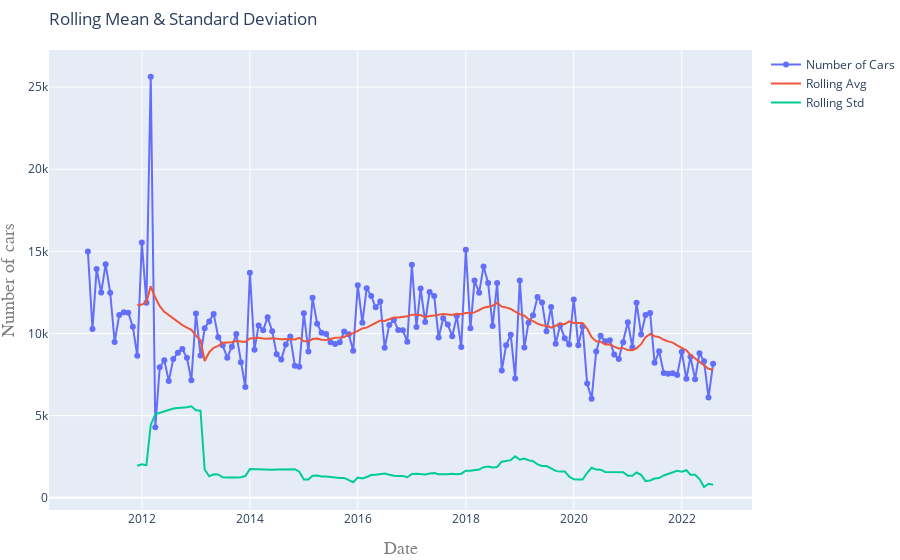

Notebook code for this chart:
### Markdown cell above
### Rolling Statistics

A rolling average is a great way to visualize how the dataset is trending. As the dataset provides counts by month, a window size of 12 will give us the annual rolling average.

We will also include the rolling standard deviation to see how much the data varies from the rolling average.

### Code cell
import matplotlib.pylab as plt

# Determine rolling statistics
# Wwindow size 12 denotes 12 months, giving rolling mean at yearly level
df["rolling_avg"] = df[dep_var].rolling(window=12).mean() 
df["rolling_std"] = df[dep_var].rolling(window=12).std()

title = 'Rolling Mean & Standard Deviation'
fig= go.Figure()
fig.add_trace(go.Scatter(dict(x=df.index, y=df[dep_var], mode='lines+markers', name= 'Number of Cars')))
fig.add_trace(go.Scatter(dict(x=df.index, y=df['rolling_avg'], mode='lines', name= 'Rolling Avg')))
fig.add_trace(go.Scatter(dict(x=df.index, y=df['rolling_std'], mode='lines', name= 'Rolling Std')))
fig.update_layout(title=go.layout.Title(
 text=title,
 xref='paper',x=0),
 margin=dict(l=10, r=0, t=50, b=50),
 xaxis=go.layout.XAxis(title=go.layout.xaxis.Title(text='Date',font=dict(
 family='Courier New, monospace',
 size=18,
 color='#7f7f7f'))),
 yaxis=go.layout.YAxis(title=go.layout.yaxis.Title(text='Number of cars',font=dict(
 family='Courier New, monospace',
 size=18,
 color='#7f7f7f'))))
fig.show()

### Figure 1 — Plotly figure (JSON) as saved in the notebook; plotly's stock layout.template omitted (floating-point values rounded to 4 significant figures; data arrays with more than 128 entries replaced by an {"elided": "..."} marker saying what was removed)
{"data": [{"mode": "lines+markers", "name": "Number of Cars", "type": "scatter", "x": {"elided": "140 str values"}, "y": {"elided": "140 int values"}}, {"mode": "lines", "name": "Rolling Avg", "type": "scatter", "x": {"elided": "140 str values"}, "y": {"elided": "140 float values"}}, {"mode": "lines", "name": "Rolling Std", "type": "scatter", "x": {"elided": "140 str values"}, "y": {"elided": "140 float values"}}], "layout": {"margin": {"b": 50, "l": 10, "r": 0, "t": 50}, "title": {"text": "Rolling Mean & Standard Deviation", "x": 0, "xref": "paper"}, "xaxis": {"title": {"font": {"color": "#7f7f7f", "family": "Courier New, monospace", "size": 18}, "text": "Date"}}, "yaxis": {"title": {"font": {"color": "#7f7f7f", "family": "Courier New, monospace", "size": 18}, "text": "Number of cars"}}}}
